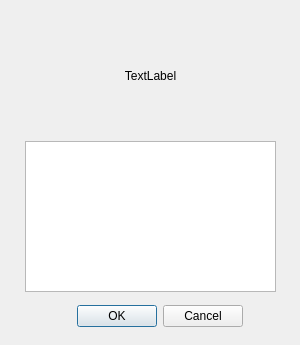
<?xml version="1.0" encoding="UTF-8"?>
<ui version="4.0">
 <class>Dialog</class>
 <widget class="QDialog" name="Dialog">
  <property name="geometry">
   <rect>
    <x>0</x>
    <y>0</y>
    <width>300</width>
    <height>345</height>
   </rect>
  </property>
  <property name="windowTitle">
   <string>Recommendation</string>
  </property>
  <widget class="QDialogButtonBox" name="buttonBox">
   <property name="geometry">
    <rect>
     <x>70</x>
     <y>300</y>
     <width>180</width>
     <height>32</height>
    </rect>
   </property>
   <property name="orientation">
    <enum>Qt::Horizontal</enum>
   </property>
   <property name="standardButtons">
    <set>QDialogButtonBox::Cancel|QDialogButtonBox::Ok</set>
   </property>
   <property name="centerButtons">
    <bool>true</bool>
   </property>
  </widget>
  <widget class="QListWidget" name="listWidget">
   <property name="geometry">
    <rect>
     <x>25</x>
     <y>141</y>
     <width>251</width>
     <height>151</height>
    </rect>
   </property>
  </widget>
  <widget class="QLabel" name="label">
   <property name="geometry">
    <rect>
     <x>10</x>
     <y>20</y>
     <width>281</width>
     <height>111</height>
    </rect>
   </property>
   <property name="text">
    <string>TextLabel</string>
   </property>
   <property name="alignment">
    <set>Qt::AlignCenter</set>
   </property>
  </widget>
 </widget>
 <resources/>
 <connections>
  <connection>
   <sender>buttonBox</sender>
   <signal>accepted()</signal>
   <receiver>Dialog</receiver>
   <slot>accept()</slot>
   <hints>
    <hint type="sourcelabel">
     <x>248</x>
     <y>254</y>
    </hint>
    <hint type="destinationlabel">
     <x>157</x>
     <y>274</y>
    </hint>
   </hints>
  </connection>
  <connection>
   <sender>buttonBox</sender>
   <signal>rejected()</signal>
   <receiver>Dialog</receiver>
   <slot>reject()</slot>
   <hints>
    <hint type="sourcelabel">
     <x>316</x>
     <y>260</y>
    </hint>
    <hint type="destinationlabel">
     <x>286</x>
     <y>274</y>
    </hint>
   </hints>
  </connection>
 </connections>
</ui>
